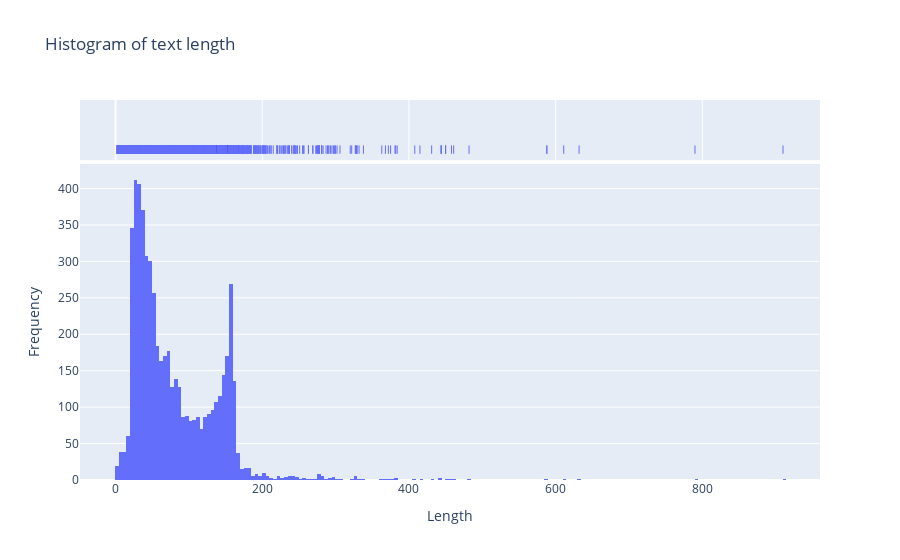

This figure's notebook cell:
### Markdown cell above
- The dataset has 4825 emails (86.6%) labled as Ham while 747 (13.4%) labaled as Spam.
- "ham" is the predominant category.
- The dataset contains 5,169 unique texts.
- The most frequent text being "Sorry, I'll call later," occurring 30 times.

### Code cell
#let's create a column to check of each text & plot a histogram to check the distribution
df['Length']=df['Text'].apply(len)
display(df.head(10))

# distribution of the data
import plotly.express as px
fig = px.histogram(df,x='Length',marginal='rug',title='Histogram of text length')
fig.update_layout(xaxis_title ='Length',
                 yaxis_title ='Frequency',showlegend=True)

### Figure 1 — Plotly figure (JSON) as saved in the notebook; plotly's stock layout.template omitted (floating-point values rounded to 4 significant figures; data arrays with more than 128 entries replaced by an {"elided": "..."} marker saying what was removed)
{"data": [{"alignmentgroup": "True", "bingroup": "x", "hovertemplate": "Length=%{x}<br>count=%{y}<extra></extra>", "legendgroup": "", "marker": {"color": "#636efa", "pattern": {"shape": ""}}, "name": "", "offsetgroup": "", "orientation": "v", "showlegend": false, "type": "histogram", "x": {"elided": "5572 int values"}, "xaxis": "x", "yaxis": "y"}, {"alignmentgroup": "True", "boxpoints": "all", "fillcolor": "rgba(255,255,255,0)", "hoveron": "points", "hovertemplate": "Length=%{x}<extra></extra>", "jitter": 0, "legendgroup": "", "line": {"color": "rgba(255,255,255,0)"}, "marker": {"color": "#636efa", "symbol": "line-ns-open"}, "name": "", "offsetgroup": "", "showlegend": false, "type": "box", "x": {"elided": "5572 int values"}, "xaxis": "x2", "yaxis": "y2"}], "layout": {"barmode": "relative", "legend": {"tracegroupgap": 0}, "showlegend": true, "title": {"text": "Histogram of text length"}, "xaxis": {"anchor": "y", "domain": [0, 1], "title": {"text": "Length"}}, "xaxis2": {"anchor": "y2", "domain": [0, 1], "matches": "x", "showgrid": true, "showticklabels": false}, "yaxis": {"anchor": "x", "domain": [0, 0.8316], "title": {"text": "Frequency"}}, "yaxis2": {"anchor": "x2", "domain": [0.8416, 1], "matches": "y2", "showgrid": false, "showline": false, "showticklabels": false, "ticks": ""}}}
